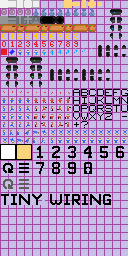
#> input picture images/tilesRaw.png, 128 x 256 px
$ python make_transparent.py
#> lines starting #> are read from the running program, lines starting #| are printed output that depends on the picture
from PIL import Image

img = Image.open('tilesRaw.png')
#> img is the input picture: PIL image 128x256 RGBA; mean R, G, B, A 173.1, 146.5, 187.2, 255
img = img.convert('RGBA')

pixdata = img.load()

for y in range(img.size[1]):
    for x in range(img.size[0]):
        if pixdata[x, y] == (200, 191, 231, 255):
            pixdata[x, y] = (0, 0, 0, 0)
        if pixdata[x, y] == (163, 73, 164, 255):
            pixdata[x, y] = (0, 0, 0, 0)

img.save('tiles.png')
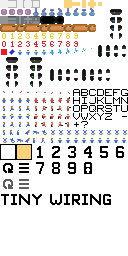
#> saved as tiles.png: PIL image 128x256 RGBA; mean R, G, B, A 21.3, 18.2, 16.8, 52; transparent parts drawn white
